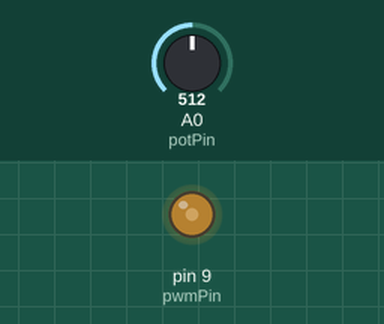
Simulated run of this sketch. Board: Arduino Uno, built with avr-gcc and run on an emulated ATmega328P. On the bench: output pins drawn as LEDs (lit = HIGH). Inputs (shaded band) come from the test bench; at power-on: A0 (potPin) = 512.

Above: at 1.2 s.
1.3 s: A0 (potPin) set to 985
At 2.0 s:
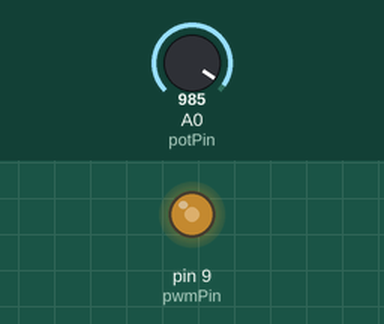
2.8 s: A0 (potPin) set to 1012
4.3 s: A0 (potPin) set to 0
At 5.4 s:
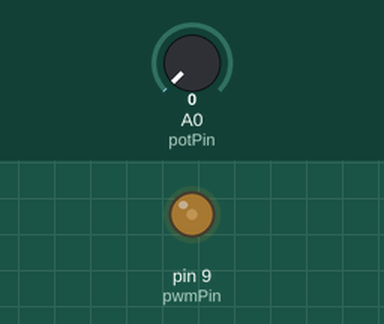
Timing chart, 0 to 7.3 s (numbered marks = the images above; inputs shaded):
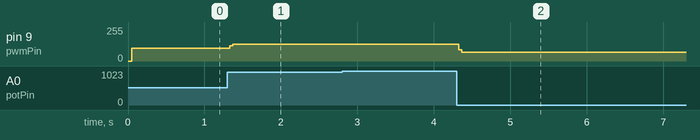

The sketch:

dumb_pwm.ino
```cpp
// Pin configuration
const int pwmPin = 9;       // PWM output pin
const int potPin = A0;      // Potentiometer input pin

// Constants
const int minPulse = 1000;  // Minimum pulse width in microseconds
const int maxPulse = 2000;  // Maximum pulse width in microseconds
const int pwmFrequency = 50; // PWM frequency in Hz (50Hz = 20ms period)

void setup() {
  pinMode(pwmPin, OUTPUT); // Set PWM pin as output
}

void loop() {
  // Read potentiometer value (0 to 1023)
  int potValue = analogRead(potPin);

  // Map potentiometer value to pulse width range (1000 to 2000 microseconds)
  int pulseWidth = map(potValue, 0, 1023, minPulse, maxPulse);

  // Generate PWM signal
  digitalWrite(pwmPin, HIGH);         // Set PWM pin HIGH
  delayMicroseconds(pulseWidth);      // Wait for the pulse width
  digitalWrite(pwmPin, LOW);          // Set PWM pin LOW
  delayMicroseconds(20000 - pulseWidth); // Wait for the rest of the 20ms period

  Serial.println(analogRead(potPin));
}
```

Measured:
- after the input at 1.3 s, pin 9 (pwmPin): 96/255 → 125/255 at once
- after the input at 2.8 s, every drawn part: stays the same
- after the input at 4.3 s, pin 9 (pwmPin): 125/255 → 64/255 at once
